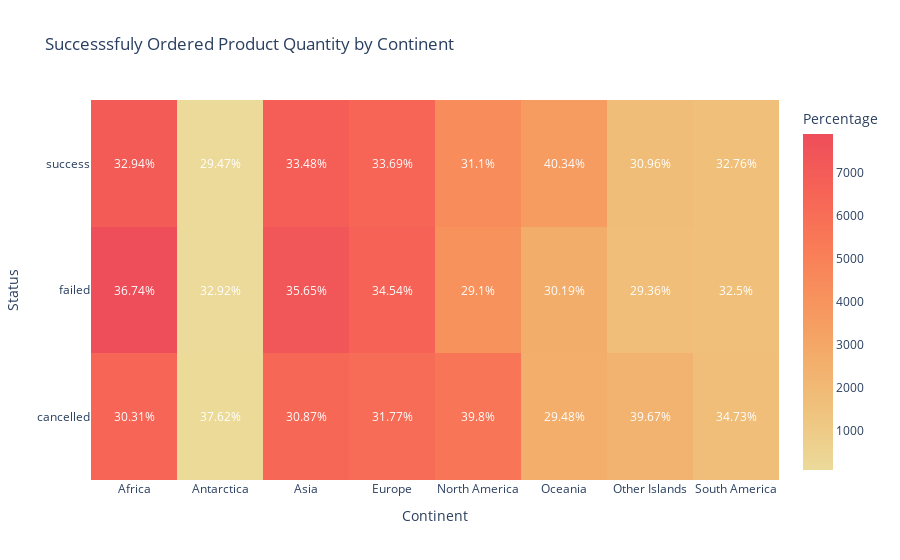

Here is the notebook cell this chart was saved with:
### Code cell
# Successfully Ordered Product Quantity by Continent
continent_status_rate = pd.pivot_table(
    data=new_data[new_data['event_type'] == 'checkout'],
    columns='continent', values='quantity',index = 'status',aggfunc='sum')

# Calculate percentages
total_counts = continent_status_rate.sum(axis=0)
percentages = (continent_status_rate.div(total_counts, axis=1) * 100).round(2)

# Create heatmap
fig = go.Figure(data=go.Heatmap(
    z=continent_status_rate.values,
    x=percentages.columns,
    y=percentages.index,
    colorscale='oryel',
    colorbar=dict(title='Percentage')
))

for i in range(len(percentages.index)):
    for j in range(len(percentages.columns)):
        fig.add_annotation(
            x=percentages.columns[j],
            y=percentages.index[i],
            text=str(percentages.values[i, j]) + '%',
            showarrow=False,
            font=dict(color='white'))

# Update layout
fig.update_layout(
    title='Successsfuly Ordered Product Quantity by Continent',
    xaxis_title='Continent',
    yaxis_title='Status'
)

# Show figure
fig.show()

### Figure 1 — Plotly figure (JSON) as saved in the notebook; plotly's stock layout.template omitted (floating-point values rounded to 4 significant figures)
{"data": [{"colorbar": {"title": {"text": "Percentage"}}, "colorscale": [[0, "rgb(236, 218, 154)"], [0.1667, "rgb(239, 196, 126)"], [0.3333, "rgb(243, 173, 106)"], [0.5, "rgb(247, 148, 93)"], [0.6667, "rgb(249, 123, 87)"], [0.8333, "rgb(246, 99, 86)"], [1, "rgb(238, 77, 90)"]], "type": "heatmap", "x": ["Africa", "Antarctica", "Asia", "Europe", "North America", "Oceania", "Other Islands", "South America"], "y": ["cancelled", "failed", "success"], "z": [[6515, 120, 6365, 6094, 5607, 2625, 2328, 1731], [7897, 105, 7349, 6625, 4100, 2688, 1723, 1620], [7080, 94, 6902, 6463, 4382, 3592, 1817, 1633]]}], "layout": {"annotations": [{"font": {"color": "white"}, "showarrow": false, "text": "30.31%", "x": "Africa", "y": "cancelled"}, {"font": {"color": "white"}, "showarrow": false, "text": "37.62%", "x": "Antarctica", "y": "cancelled"}, {"font": {"color": "white"}, "showarrow": false, "text": "30.87%", "x": "Asia", "y": "cancelled"}, {"font": {"color": "white"}, "showarrow": false, "text": "31.77%", "x": "Europe", "y": "cancelled"}, {"font": {"color": "white"}, "showarrow": false, "text": "39.8%", "x": "North America", "y": "cancelled"}, {"font": {"color": "white"}, "showarrow": false, "text": "29.48%", "x": "Oceania", "y": "cancelled"}, {"font": {"color": "white"}, "showarrow": false, "text": "39.67%", "x": "Other Islands", "y": "cancelled"}, {"font": {"color": "white"}, "showarrow": false, "text": "34.73%", "x": "South America", "y": "cancelled"}, {"font": {"color": "white"}, "showarrow": false, "text": "36.74%", "x": "Africa", "y": "failed"}, {"font": {"color": "white"}, "showarrow": false, "text": "32.92%", "x": "Antarctica", "y": "failed"}, {"font": {"color": "white"}, "showarrow": false, "text": "35.65%", "x": "Asia", "y": "failed"}, {"font": {"color": "white"}, "showarrow": false, "text": "34.54%", "x": "Europe", "y": "failed"}, {"font": {"color": "white"}, "showarrow": false, "text": "29.1%", "x": "North America", "y": "failed"}, {"font": {"color": "white"}, "showarrow": false, "text": "30.19%", "x": "Oceania", "y": "failed"}, {"font": {"color": "white"}, "showarrow": false, "text": "29.36%", "x": "Other Islands", "y": "failed"}, {"font": {"color": "white"}, "showarrow": false, "text": "32.5%", "x": "South America", "y": "failed"}, {"font": {"color": "white"}, "showarrow": false, "text": "32.94%", "x": "Africa", "y": "success"}, {"font": {"color": "white"}, "showarrow": false, "text": "29.47%", "x": "Antarctica", "y": "success"}, {"font": {"color": "white"}, "showarrow": false, "text": "33.48%", "x": "Asia", "y": "success"}, {"font": {"color": "white"}, "showarrow": false, "text": "33.69%", "x": "Europe", "y": "success"}, {"font": {"color": "white"}, "showarrow": false, "text": "31.1%", "x": "North America", "y": "success"}, {"font": {"color": "white"}, "showarrow": false, "text": "40.34%", "x": "Oceania", "y": "success"}, {"font": {"color": "white"}, "showarrow": false, "text": "30.96%", "x": "Other Islands", "y": "success"}, {"font": {"color": "white"}, "showarrow": false, "text": "32.76%", "x": "South America", "y": "success"}], "title": {"text": "Successsfuly Ordered Product Quantity by Continent"}, "xaxis": {"title": {"text": "Continent"}}, "yaxis": {"title": {"text": "Status"}}}}
